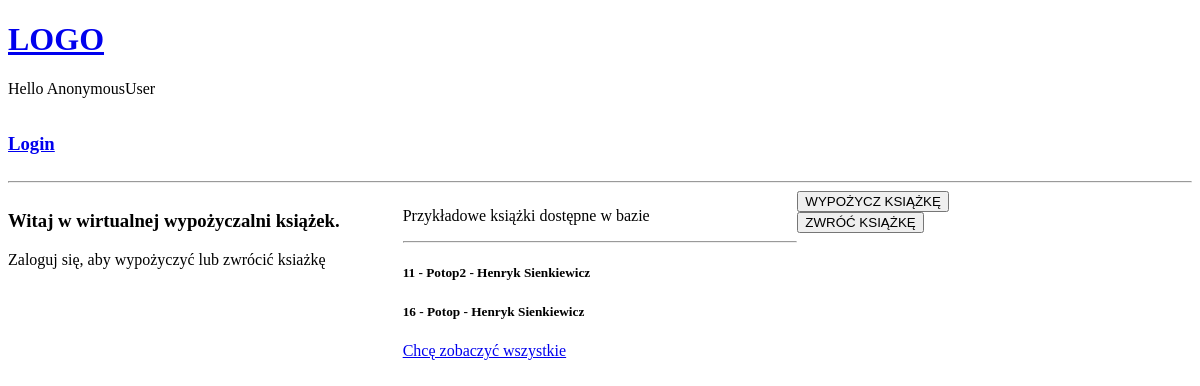
The app's page /, older data.
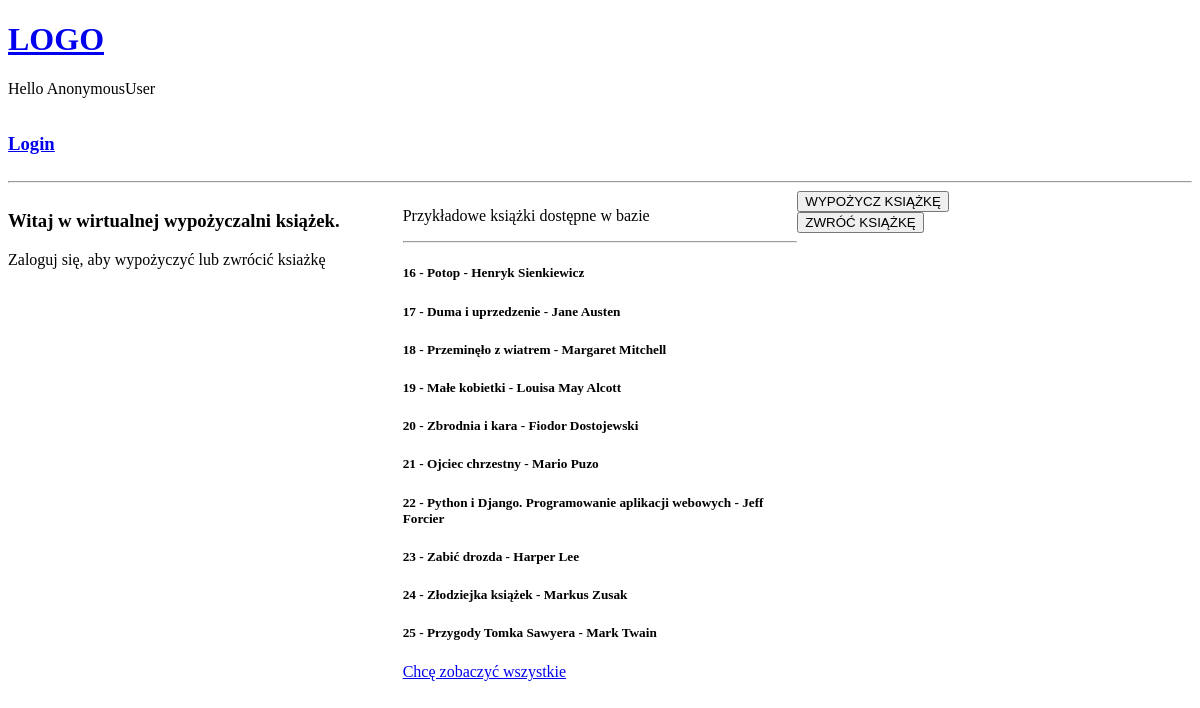
The same page, newer data.
### base/models.py (models this page shows, shortened)
class Book(models.Model):
    id = models.AutoField(primary_key=True)
    title = models.CharField(max_length=255)
    author = models.CharField(max_length=255)
    availability = models.BooleanField(default=True)

### base/views.py (the view)
# urls.py: path('', views.home, name='home'),
def home(request):
    available_books = Book.objects.filter(availability=True)
    return render(request, 'base/home.html', {'books': available_books})

### base/templates/base/home.html (shortened to what this page needs)
{% extends 'main.html' %}
{% block content %}
<div class="home-container">
    <div>
        <h3>Witaj w wirtualnej wypożyczalni książek.</h3>
        <p>Zaloguj się, aby wypożyczyć lub zwrócić ksiażkę</p>
    </div>
    <div>
        <p>Przykładowe książki dostępne w bazie</p>
        <hr>
        {% for book in books|slice:":10" %}
        <div>
            <h5>{{book.id}} - {{book.title}} - {{book.author}}</h5>
        </div>
        {% endfor %}
        <a href="http://127.0.0.1:8000/book-list">Chcę zobaczyć wszystkie</a>
    </div>
    <div>
        <a href="{% url 'borrow' %}"><button>WYPOŻYCZ KSIĄŻKĘ</button><br></a>
        <a href="{% url 'return-book' %}"><button>ZWRÓĆ KSIĄŻKĘ</button><br></a>
    </div>
</div>
{% endblock %}

### templates/main.html (shortened to what this page needs)
<!DOCTYPE html>
<html>
<head>
</head>
<body>
    {% include 'navbar.html' %}
    {% block content %}
    {% endblock %}
</body>
</html>

### templates/navbar.html (shortened to what this page needs)
<a href="/">
    <h1>LOGO</h1>
</a>
<p>Hello {{ request.user }}</p>
<div class="navbar-container">
    <div>
        {% if request.user.is_authenticated %}
        <h3><a href="{% url 'logout' %}">Logout</a></h3>
        {% else %}
        <h3><a href="{% url 'login' %}">Login</a></h3>
        {% endif %}
    </div>
    <div>
    </div>
</div>
<hr>

### templates/navbar.html (style rules this page uses)
.navbar-container { display: grid; grid-template-columns: 1fr 1fr; }
.navbar-container > div:nth-child(1) { text-align: left; }
.navbar-container > div:nth-child(2) { text-align: right; }

### base/templates/base/home.html (style rules this page uses)
.home-container { display: grid; grid-template-columns: 1fr 1fr 1fr; }

Row changes from the older to the newer data that the page shows:
removed Book: id "11", title "Potop2", author "Henryk Sienkiewicz"
added Book: id "17", title "Duma i uprzedzenie", author "Jane Austen"
added Book: id "18", title "Przeminęło z wiatrem", author "Margaret Mitchell"
added Book: id "19", title "Małe kobietki", author "Louisa May Alcott"
added Book: id "20", title "Zbrodnia i kara", author "Fiodor Dostojewski"
added Book: id "21", title "Ojciec chrzestny", author "Mario Puzo"
added Book: id "22", title "Python i Django. Programowanie aplikacji webowych", author "Jeff Forcier"
added Book: id "23", title "Zabić drozda", author "Harper Lee"
added Book: id "24", title "Złodziejka książek", author "Markus Zusak"
added Book: id "25", title "Przygody Tomka Sawyera", author "Mark Twain"
